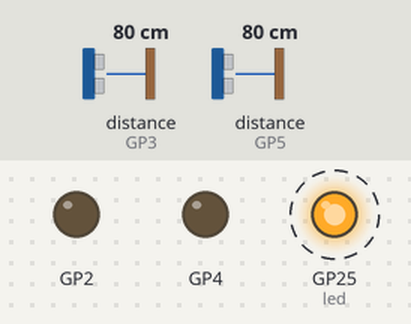
Recording of a program running on a simulated Raspberry Pi Pico running MicroPython. Parts: output pins drawn as LEDs (lit = HIGH). Dashed ring = blinking. Inputs (shaded band) come from the test bench; at power-on: distance to the obstacle (sensors on GP3, GP5) 80 cm. The echo pulse lasts 58.3 µs per cm; files the program writes start out absent; pins used as bus, display or sensor lines are not drawn.

Above: at 0.2 s.
Timing chart, 0 to 3.0 s (numbered marks = the images above):
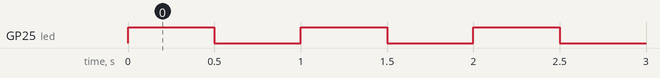

Measured:
- by itself, GP25 (led): alternates HIGH for 0.50 s and LOW for 0.50 s, 11 changes in all, then stays HIGH

The program:

main.py
```python
# Standalone distance logger for the two HC-SR04s. Runs on boot, writes a new
# CSV (log_001.csv, log_002.csv, ...) to the Pico's flash. Columns:
#   t_ms, s1_cm, s2_cm   (empty cell = no echo)
from machine import Pin, time_pulse_us
from time import sleep_us, sleep_ms, ticks_ms, ticks_diff
import os

SENSORS = [("s1", 2, 3), ("s2", 4, 5)]   # name, trig GP, echo GP
GAP_MS = 50          # pause between the two sensors (no crosstalk)
PERIOD_MS = 100      # time between rounds
START_DELAY_S = 5    # grace time to hit Stop / Ctrl+C after power-up
MIN_FREE_BYTES = 100_000
FLUSH_EVERY = 20     # rows

led = Pin("LED", Pin.OUT)
pins = [(Pin(t, Pin.OUT), Pin(e, Pin.IN)) for _, t, e in SENSORS]


def read_cm(trig, echo):
    trig.value(0)
    sleep_us(2)
    trig.value(1)
    sleep_us(10)
    trig.value(0)
    t = time_pulse_us(echo, 1, 30000)
    if t < 0:
        return None
    return t * 0.0343 / 2


def next_log_name():
    n = 1
    existing = os.listdir()
    while "log_%03d.csv" % n in existing:
        n += 1
    return "log_%03d.csv" % n


def free_bytes():
    s = os.statvfs("/")
    return s[0] * s[3]


# blink during the grace period
for _ in range(START_DELAY_S * 2):
    led.toggle()
    sleep_ms(500)
led.value(1)

name = next_log_name()
f = open(name, "w")
f.write("t_ms,s1_cm,s2_cm\n")
t0 = ticks_ms()
rows = 0
try:
    while free_bytes() > MIN_FREE_BYTES:
        cells = []
        stamp = ticks_diff(ticks_ms(), t0)
        for trig, echo in pins:
            v = read_cm(trig, echo)
            cells.append("" if v is None else "%.1f" % v)
            sleep_ms(GAP_MS)
        f.write("%d,%s\n" % (stamp, ",".join(cells)))
        rows += 1
        if rows % FLUSH_EVERY == 0:
            f.flush()
        sleep_ms(PERIOD_MS)
finally:
    f.close()
    led.value(0)
```
